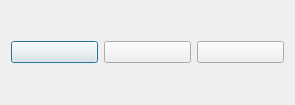
<?xml version="1.0" encoding="UTF-8"?>
<ui version="4.0">
 <class>Dialog</class>
 <widget class="QDialog" name="Dialog">
  <property name="windowModality">
   <enum>Qt::WindowModal</enum>
  </property>
  <property name="geometry">
   <rect>
    <x>0</x>
    <y>0</y>
    <width>295</width>
    <height>105</height>
   </rect>
  </property>
  <property name="windowTitle">
   <string>Dialog</string>
  </property>
  <layout class="QGridLayout" name="gridLayout">
   <item row="0" column="0">
    <layout class="QVBoxLayout" name="verticalLayout">
     <item>
      <layout class="QHBoxLayout" name="horizontalLayout">
       <item>
        <widget class="QPushButton" name="Btn_female">
         <property name="toolTip">
          <string>Auswahl: weiblich</string>
         </property>
         <property name="autoFillBackground">
          <bool>true</bool>
         </property>
         <property name="text">
          <string/>
         </property>
         <property name="icon">
          <iconset resource="../../resource_collection_files/buttons.qrc">
           <normaloff>:/Buttons/_buttons/gender/weiblich-75.png</normaloff>:/Buttons/_buttons/gender/weiblich-75.png</iconset>
         </property>
         <property name="iconSize">
          <size>
           <width>75</width>
           <height>75</height>
          </size>
         </property>
        </widget>
       </item>
       <item>
        <widget class="QPushButton" name="Btn_male">
         <property name="toolTip">
          <string>Auswahl: männlich</string>
         </property>
         <property name="autoFillBackground">
          <bool>true</bool>
         </property>
         <property name="text">
          <string/>
         </property>
         <property name="icon">
          <iconset resource="../../resource_collection_files/buttons.qrc">
           <normaloff>:/Buttons/_buttons/gender/maennlich-75.png</normaloff>:/Buttons/_buttons/gender/maennlich-75.png</iconset>
         </property>
         <property name="iconSize">
          <size>
           <width>75</width>
           <height>75</height>
          </size>
         </property>
        </widget>
       </item>
       <item>
        <widget class="QPushButton" name="Btn_trans">
         <property name="toolTip">
          <string>Auswahl: weiblich</string>
         </property>
         <property name="autoFillBackground">
          <bool>true</bool>
         </property>
         <property name="text">
          <string/>
         </property>
         <property name="icon">
          <iconset resource="../../resource_collection_files/buttons.qrc">
           <normaloff>:/Buttons/_buttons/gender/transgender-75.png</normaloff>:/Buttons/_buttons/gender/transgender-75.png</iconset>
         </property>
         <property name="iconSize">
          <size>
           <width>75</width>
           <height>75</height>
          </size>
         </property>
        </widget>
       </item>
      </layout>
     </item>
    </layout>
   </item>
  </layout>
 </widget>
 <resources>
  <include location="../../resource_collection_files/buttons.qrc"/>
 </resources>
 <connections/>
</ui>
